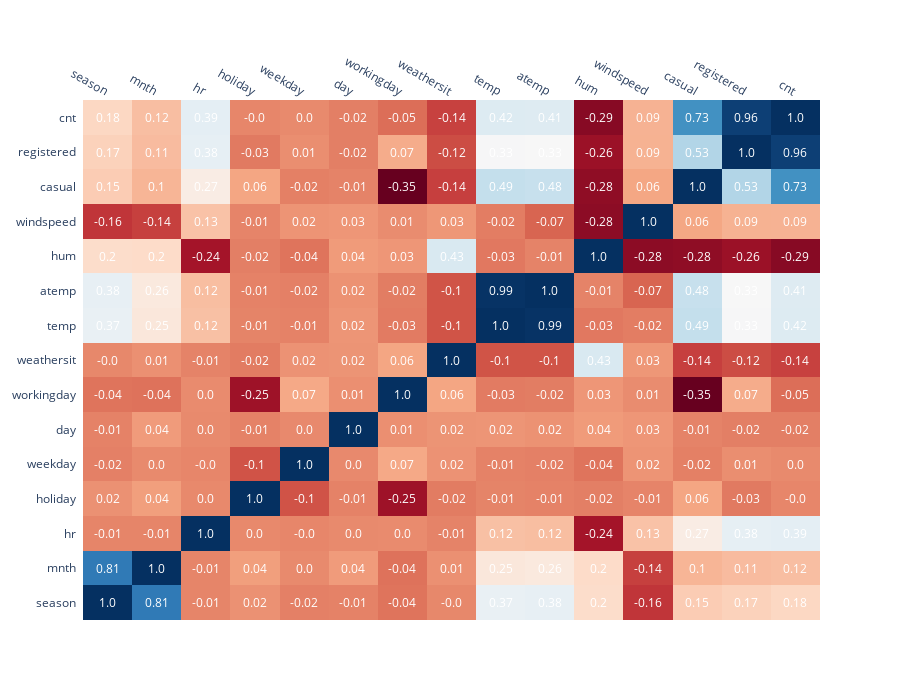

Notebook source saved alongside this figure:
### Markdown cell above
#### Multivariate Analysis

### Code cell
correlation = data[['season','mnth','hr','holiday', 'weekday','day','workingday','weathersit','temp','atemp','hum','windspeed','casual','registered','cnt']].corr()
xx = list(correlation.columns)
yy = list(correlation.index)
zz = np.array(correlation)

fig = ff.create_annotated_heatmap(
    zz,
    x = xx,
    y = yy ,
    annotation_text = np.around(zz, decimals=2),
    hoverinfo='z',
    colorscale='RdBu'
)

fig.update_layout(
    height=700,
    width = 900
)

### Figure 1 — Plotly figure (JSON) as saved in the notebook; plotly's stock layout.template omitted (floating-point values rounded to 4 significant figures; data arrays with more than 128 entries replaced by an {"elided": "..."} marker saying what was removed)
{"data": [{"colorscale": [[0, "rgb(103,0,31)"], [0.1, "rgb(178,24,43)"], [0.2, "rgb(214,96,77)"], [0.3, "rgb(244,165,130)"], [0.4, "rgb(253,219,199)"], [0.5, "rgb(247,247,247)"], [0.6, "rgb(209,229,240)"], [0.7, "rgb(146,197,222)"], [0.8, "rgb(67,147,195)"], [0.9, "rgb(33,102,172)"], [1, "rgb(5,48,97)"]], "hoverinfo": "z", "reversescale": false, "showscale": false, "type": "heatmap", "x": ["season", "mnth", "hr", "holiday", "weekday", "day", "workingday", "weathersit", "temp", "atemp", "hum", "windspeed", "casual", "registered", "cnt"], "y": ["season", "mnth", "hr", "holiday", "weekday", "day", "workingday", "weathersit", "temp", "atemp", "hum", "windspeed", "casual", "registered", "cnt"], "z": {"elided": "15x15 float values"}}], "layout": {"annotations": [{"font": {"color": "#FFFFFF"}, "showarrow": false, "text": "1.0", "x": "season", "xref": "x", "y": "season", "yref": "y"}, {"font": {"color": "#FFFFFF"}, "showarrow": false, "text": "0.81", "x": "mnth", "xref": "x", "y": "season", "yref": "y"}, {"font": {"color": "#FFFFFF"}, "showarrow": false, "text": "-0.01", "x": "hr", "xref": "x", "y": "season", "yref": "y"}, {"font": {"color": "#FFFFFF"}, "showarrow": false, "text": "0.02", "x": "holiday", "xref": "x", "y": "season", "yref": "y"}, {"font": {"color": "#FFFFFF"}, "showarrow": false, "text": "-0.02", "x": "weekday", "xref": "x", "y": "season", "yref": "y"}, {"font": {"color": "#FFFFFF"}, "showarrow": false, "text": "-0.01", "x": "day", "xref": "x", "y": "season", "yref": "y"}, {"font": {"color": "#FFFFFF"}, "showarrow": false, "text": "-0.04", "x": "workingday", "xref": "x", "y": "season", "yref": "y"}, {"font": {"color": "#FFFFFF"}, "showarrow": false, "text": "-0.0", "x": "weathersit", "xref": "x", "y": "season", "yref": "y"}, {"font": {"color": "#FFFFFF"}, "showarrow": false, "text": "0.37", "x": "temp", "xref": "x", "y": "season", "yref": "y"}, {"font": {"color": "#FFFFFF"}, "showarrow": false, "text": "0.38", "x": "atemp", "xref": "x", "y": "season", "yref": "y"}, {"font": {"color": "#FFFFFF"}, "showarrow": false, "text": "0.2", "x": "hum", "xref": "x", "y": "season", "yref": "y"}, {"font": {"color": "#FFFFFF"}, "showarrow": false, "text": "-0.16", "x": "windspeed", "xref": "x", "y": "season", "yref": "y"}, {"font": {"color": "#FFFFFF"}, "showarrow": false, "text": "0.15", "x": "casual", "xref": "x", "y": "season", "yref": "y"}, {"font": {"color": "#FFFFFF"}, "showarrow": false, "text": "0.17", "x": "registered", "xref": "x", "y": "season", "yref": "y"}, {"font": {"color": "#FFFFFF"}, "showarrow": false, "text": "0.18", "x": "cnt", "xref": "x", "y": "season", "yref": "y"}, {"font": {"color": "#FFFFFF"}, "showarrow": false, "text": "0.81", "x": "season", "xref": "x", "y": "mnth", "yref": "y"}, {"font": {"color": "#FFFFFF"}, "showarrow": false, "text": "1.0", "x": "mnth", "xref": "x", "y": "mnth", "yref": "y"}, {"font": {"color": "#FFFFFF"}, "showarrow": false, "text": "-0.01", "x": "hr", "xref": "x", "y": "mnth", "yref": "y"}, {"font": {"color": "#FFFFFF"}, "showarrow": false, "text": "0.04", "x": "holiday", "xref": "x", "y": "mnth", "yref": "y"}, {"font": {"color": "#FFFFFF"}, "showarrow": false, "text": "0.0", "x": "weekday", "xref": "x", "y": "mnth", "yref": "y"}, {"font": {"color": "#FFFFFF"}, "showarrow": false, "text": "0.04", "x": "day", "xref": "x", "y": "mnth", "yref": "y"}, {"font": {"color": "#FFFFFF"}, "showarrow": false, "text": "-0.04", "x": "workingday", "xref": "x", "y": "mnth", "yref": "y"}, {"font": {"color": "#FFFFFF"}, "showarrow": false, "text": "0.01", "x": "weathersit", "xref": "x", "y": "mnth", "yref": "y"}, {"font": {"color": "#FFFFFF"}, "showarrow": false, "text": "0.25", "x": "temp", "xref": "x", "y": "mnth", "yref": "y"}, {"font": {"color": "#FFFFFF"}, "showarrow": false, "text": "0.26", "x": "atemp", "xref": "x", "y": "mnth", "yref": "y"}, {"font": {"color": "#FFFFFF"}, "showarrow": false, "text": "0.2", "x": "hum", "xref": "x", "y": "mnth", "yref": "y"}, {"font": {"color": "#FFFFFF"}, "showarrow": false, "text": "-0.14", "x": "windspeed", "xref": "x", "y": "mnth", "yref": "y"}, {"font": {"color": "#FFFFFF"}, "showarrow": false, "text": "0.1", "x": "casual", "xref": "x", "y": "mnth", "yref": "y"}, {"font": {"color": "#FFFFFF"}, "showarrow": false, "text": "0.11", "x": "registered", "xref": "x", "y": "mnth", "yref": "y"}, {"font": {"color": "#FFFFFF"}, "showarrow": false, "text": "0.12", "x": "cnt", "xref": "x", "y": "mnth", "yref": "y"}, {"font": {"color": "#FFFFFF"}, "showarrow": false, "text": "-0.01", "x": "season", "xref": "x", "y": "hr", "yref": "y"}, {"font": {"color": "#FFFFFF"}, "showarrow": false, "text": "-0.01", "x": "mnth", "xref": "x", "y": "hr", "yref": "y"}, {"font": {"color": "#FFFFFF"}, "showarrow": false, "text": "1.0", "x": "hr", "xref": "x", "y": "hr", "yref": "y"}, {"font": {"color": "#FFFFFF"}, "showarrow": false, "text": "0.0", "x": "holiday", "xref": "x", "y": "hr", "yref": "y"}, {"font": {"color": "#FFFFFF"}, "showarrow": false, "text": "-0.0", "x": "weekday", "xref": "x", "y": "hr", "yref": "y"}, {"font": {"color": "#FFFFFF"}, "showarrow": false, "text": "0.0", "x": "day", "xref": "x", "y": "hr", "yref": "y"}, {"font": {"color": "#FFFFFF"}, "showarrow": false, "text": "0.0", "x": "workingday", "xref": "x", "y": "hr", "yref": "y"}, {"font": {"color": "#FFFFFF"}, "showarrow": false, "text": "-0.01", "x": "weathersit", "xref": "x", "y": "hr", "yref": "y"}, {"font": {"color": "#FFFFFF"}, "showarrow": false, "text": "0.12", "x": "temp", "xref": "x", "y": "hr", "yref": "y"}, {"font": {"color": "#FFFFFF"}, "showarrow": false, "text": "0.12", "x": "atemp", "xref": "x", "y": "hr", "yref": "y"}, {"font": {"color": "#FFFFFF"}, "showarrow": false, "text": "-0.24", "x": "hum", "xref": "x", "y": "hr", "yref": "y"}, {"font": {"color": "#FFFFFF"}, "showarrow": false, "text": "0.13", "x": "windspeed", "xref": "x", "y": "hr", "yref": "y"}, {"font": {"color": "#FFFFFF"}, "showarrow": false, "text": "0.27", "x": "casual", "xref": "x", "y": "hr", "yref": "y"}, {"font": {"color": "#FFFFFF"}, "showarrow": false, "text": "0.38", "x": "registered", "xref": "x", "y": "hr", "yref": "y"}, {"font": {"color": "#FFFFFF"}, "showarrow": false, "text": "0.39", "x": "cnt", "xref": "x", "y": "hr", "yref": "y"}, {"font": {"color": "#FFFFFF"}, "showarrow": false, "text": "0.02", "x": "season", "xref": "x", "y": "holiday", "yref": "y"}, {"font": {"color": "#FFFFFF"}, "showarrow": false, "text": "0.04", "x": "mnth", "xref": "x", "y": "holiday", "yref": "y"}, {"font": {"color": "#FFFFFF"}, "showarrow": false, "text": "0.0", "x": "hr", "xref": "x", "y": "holiday", "yref": "y"}, {"font": {"color": "#FFFFFF"}, "showarrow": false, "text": "1.0", "x": "holiday", "xref": "x", "y": "holiday", "yref": "y"}, {"font": {"color": "#FFFFFF"}, "showarrow": false, "text": "-0.1", "x": "weekday", "xref": "x", "y": "holiday", "yref": "y"}, {"font": {"color": "#FFFFFF"}, "showarrow": false, "text": "-0.01", "x": "day", "xref": "x", "y": "holiday", "yref": "y"}, {"font": {"color": "#FFFFFF"}, "showarrow": false, "text": "-0.25", "x": "workingday", "xref": "x", "y": "holiday", "yref": "y"}, {"font": {"color": "#FFFFFF"}, "showarrow": false, "text": "-0.02", "x": "weathersit", "xref": "x", "y": "holiday", "yref": "y"}, {"font": {"color": "#FFFFFF"}, "showarrow": false, "text": "-0.01", "x": "temp", "xref": "x", "y": "holiday", "yref": "y"}, {"font": {"color": "#FFFFFF"}, "showarrow": false, "text": "-0.01", "x": "atemp", "xref": "x", "y": "holiday", "yref": "y"}, {"font": {"color": "#FFFFFF"}, "showarrow": false, "text": "-0.02", "x": "hum", "xref": "x", "y": "holiday", "yref": "y"}, {"font": {"color": "#FFFFFF"}, "showarrow": false, "text": "-0.01", "x": "windspeed", "xref": "x", "y": "holiday", "yref": "y"}, {"font": {"color": "#FFFFFF"}, "showarrow": false, "text": "0.06", "x": "casual", "xref": "x", "y": "holiday", "yref": "y"}, {"font": {"color": "#FFFFFF"}, "showarrow": false, "text": "-0.03", "x": "registered", "xref": "x", "y": "holiday", "yref": "y"}, {"font": {"color": "#FFFFFF"}, "showarrow": false, "text": "-0.0", "x": "cnt", "xref": "x", "y": "holiday", "yref": "y"}, {"font": {"color": "#FFFFFF"}, "showarrow": false, "text": "-0.02", "x": "season", "xref": "x", "y": "weekday", "yref": "y"}, {"font": {"color": "#FFFFFF"}, "showarrow": false, "text": "0.0", "x": "mnth", "xref": "x", "y": "weekday", "yref": "y"}, {"font": {"color": "#FFFFFF"}, "showarrow": false, "text": "-0.0", "x": "hr", "xref": "x", "y": "weekday", "yref": "y"}, {"font": {"color": "#FFFFFF"}, "showarrow": false, "text": "-0.1", "x": "holiday", "xref": "x", "y": "weekday", "yref": "y"}, {"font": {"color": "#FFFFFF"}, "showarrow": false, "text": "1.0", "x": "weekday", "xref": "x", "y": "weekday", "yref": "y"}, {"font": {"color": "#FFFFFF"}, "showarrow": false, "text": "0.0", "x": "day", "xref": "x", "y": "weekday", "yref": "y"}, {"font": {"color": "#FFFFFF"}, "showarrow": false, "text": "0.07", "x": "workingday", "xref": "x", "y": "weekday", "yref": "y"}, {"font": {"color": "#FFFFFF"}, "showarrow": false, "text": "0.02", "x": "weathersit", "xref": "x", "y": "weekday", "yref": "y"}, {"font": {"color": "#FFFFFF"}, "showarrow": false, "text": "-0.01", "x": "temp", "xref": "x", "y": "weekday", "yref": "y"}, {"font": {"color": "#FFFFFF"}, "showarrow": false, "text": "-0.02", "x": "atemp", "xref": "x", "y": "weekday", "yref": "y"}, {"font": {"color": "#FFFFFF"}, "showarrow": false, "text": "-0.04", "x": "hum", "xref": "x", "y": "weekday", "yref": "y"}, {"font": {"color": "#FFFFFF"}, "showarrow": false, "text": "0.02", "x": "windspeed", "xref": "x", "y": "weekday", "yref": "y"}, {"font": {"color": "#FFFFFF"}, "showarrow": false, "text": "-0.02", "x": "casual", "xref": "x", "y": "weekday", "yref": "y"}, {"font": {"color": "#FFFFFF"}, "showarrow": false, "text": "0.01", "x": "registered", "xref": "x", "y": "weekday", "yref": "y"}, {"font": {"color": "#FFFFFF"}, "showarrow": false, "text": "0.0", "x": "cnt", "xref": "x", "y": "weekday", "yref": "y"}, {"font": {"color": "#FFFFFF"}, "showarrow": false, "text": "-0.01", "x": "season", "xref": "x", "y": "day", "yref": "y"}, {"font": {"color": "#FFFFFF"}, "showarrow": false, "text": "0.04", "x": "mnth", "xref": "x", "y": "day", "yref": "y"}, {"font": {"color": "#FFFFFF"}, "showarrow": false, "text": "0.0", "x": "hr", "xref": "x", "y": "day", "yref": "y"}, {"font": {"color": "#FFFFFF"}, "showarrow": false, "text": "-0.01", "x": "holiday", "xref": "x", "y": "day", "yref": "y"}, {"font": {"color": "#FFFFFF"}, "showarrow": false, "text": "0.0", "x": "weekday", "xref": "x", "y": "day", "yref": "y"}, {"font": {"color": "#FFFFFF"}, "showarrow": false, "text": "1.0", "x": "day", "xref": "x", "y": "day", "yref": "y"}, {"font": {"color": "#FFFFFF"}, "showarrow": false, "text": "0.01", "x": "workingday", "xref": "x", "y": "day", "yref": "y"}, {"font": {"color": "#FFFFFF"}, "showarrow": false, "text": "0.02", "x": "weathersit", "xref": "x", "y": "day", "yref": "y"}, {"font": {"color": "#FFFFFF"}, "showarrow": false, "text": "0.02", "x": "temp", "xref": "x", "y": "day", "yref": "y"}, {"font": {"color": "#FFFFFF"}, "showarrow": false, "text": "0.02", "x": "atemp", "xref": "x", "y": "day", "yref": "y"}, {"font": {"color": "#FFFFFF"}, "showarrow": false, "text": "0.04", "x": "hum", "xref": "x", "y": "day", "yref": "y"}, {"font": {"color": "#FFFFFF"}, "showarrow": false, "text": "0.03", "x": "windspeed", "xref": "x", "y": "day", "yref": "y"}, {"font": {"color": "#FFFFFF"}, "showarrow": false, "text": "-0.01", "x": "casual", "xref": "x", "y": "day", "yref": "y"}, {"font": {"color": "#FFFFFF"}, "showarrow": false, "text": "-0.02", "x": "registered", "xref": "x", "y": "day", "yref": "y"}, {"font": {"color": "#FFFFFF"}, "showarrow": false, "text": "-0.02", "x": "cnt", "xref": "x", "y": "day", "yref": "y"}, {"font": {"color": "#FFFFFF"}, "showarrow": false, "text": "-0.04", "x": "season", "xref": "x", "y": "workingday", "yref": "y"}, {"font": {"color": "#FFFFFF"}, "showarrow": false, "text": "-0.04", "x": "mnth", "xref": "x", "y": "workingday", "yref": "y"}, {"font": {"color": "#FFFFFF"}, "showarrow": false, "text": "0.0", "x": "hr", "xref": "x", "y": "workingday", "yref": "y"}, {"font": {"color": "#FFFFFF"}, "showarrow": false, "text": "-0.25", "x": "holiday", "xref": "x", "y": "workingday", "yref": "y"}, {"font": {"color": "#FFFFFF"}, "showarrow": false, "text": "0.07", "x": "weekday", "xref": "x", "y": "workingday", "yref": "y"}, {"font": {"color": "#FFFFFF"}, "showarrow": false, "text": "0.01", "x": "day", "xref": "x", "y": "workingday", "yref": "y"}, {"font": {"color": "#FFFFFF"}, "showarrow": false, "text": "1.0", "x": "workingday", "xref": "x", "y": "workingday", "yref": "y"}, {"font": {"color": "#FFFFFF"}, "showarrow": false, "text": "0.06", "x": "weathersit", "xref": "x", "y": "workingday", "yref": "y"}, {"font": {"color": "#FFFFFF"}, "showarrow": false, "text": "-0.03", "x": "temp", "xref": "x", "y": "workingday", "yref": "y"}, {"font": {"color": "#FFFFFF"}, "showarrow": false, "text": "-0.02", "x": "atemp", "xref": "x", "y": "workingday", "yref": "y"}, {"font": {"color": "#FFFFFF"}, "showarrow": false, "text": "0.03", "x": "hum", "xref": "x", "y": "workingday", "yref": "y"}, {"font": {"color": "#FFFFFF"}, "showarrow": false, "text": "0.01", "x": "windspeed", "xref": "x", "y": "workingday", "yref": "y"}, {"font": {"color": "#FFFFFF"}, "showarrow": false, "text": "-0.35", "x": "casual", "xref": "x", "y": "workingday", "yref": "y"}, {"font": {"color": "#FFFFFF"}, "showarrow": false, "text": "0.07", "x": "registered", "xref": "x", "y": "workingday", "yref": "y"}, {"font": {"color": "#FFFFFF"}, "showarrow": false, "text": "-0.05", "x": "cnt", "xref": "x", "y": "workingday", "yref": "y"}, {"font": {"color": "#FFFFFF"}, "showarrow": false, "text": "-0.0", "x": "season", "xref": "x", "y": "weathersit", "yref": "y"}, {"font": {"color": "#FFFFFF"}, "showarrow": false, "text": "0.01", "x": "mnth", "xref": "x", "y": "weathersit", "yref": "y"}, {"font": {"color": "#FFFFFF"}, "showarrow": false, "text": "-0.01", "x": "hr", "xref": "x", "y": "weathersit", "yref": "y"}, {"font": {"color": "#FFFFFF"}, "showarrow": false, "text": "-0.02", "x": "holiday", "xref": "x", "y": "weathersit", "yref": "y"}, {"font": {"color": "#FFFFFF"}, "showarrow": false, "text": "0.02", "x": "weekday", "xref": "x", "y": "weathersit", "yref": "y"}, {"font": {"color": "#FFFFFF"}, "showarrow": false, "text": "0.02", "x": "day", "xref": "x", "y": "weathersit", "yref": "y"}, {"font": {"color": "#FFFFFF"}, "showarrow": false, "text": "0.06", "x": "workingday", "xref": "x", "y": "weathersit", "yref": "y"}, {"font": {"color": "#FFFFFF"}, "showarrow": false, "text": "1.0", "x": "weathersit", "xref": "x", "y": "weathersit", "yref": "y"}, {"font": {"color": "#FFFFFF"}, "showarrow": false, "text": "-0.1", "x": "temp", "xref": "x", "y": "weathersit", "yref": "y"}, {"font": {"color": "#FFFFFF"}, "showarrow": false, "text": "-0.1", "x": "atemp", "xref": "x", "y": "weathersit", "yref": "y"}, {"font": {"color": "#FFFFFF"}, "showarrow": false, "text": "0.43", "x": "hum", "xref": "x", "y": "weathersit", "yref": "y"}, {"font": {"color": "#FFFFFF"}, "showarrow": false, "text": "0.03", "x": "windspeed", "xref": "x", "y": "weathersit", "yref": "y"}, {"font": {"color": "#FFFFFF"}, "showarrow": false, "text": "-0.14", "x": "casual", "xref": "x", "y": "weathersit", "yref": "y"}, {"font": {"color": "#FFFFFF"}, "showarrow": false, "text": "-0.12", "x": "registered", "xref": "x", "y": "weathersit", "yref": "y"}, {"font": {"color": "#FFFFFF"}, "showarrow": false, "text": "-0.14", "x": "cnt", "xref": "x", "y": "weathersit", "yref": "y"}, {"font": {"color": "#FFFFFF"}, "showarrow": false, "text": "0.37", "x": "season", "xref": "x", "y": "temp", "yref": "y"}, {"font": {"color": "#FFFFFF"}, "showarrow": false, "text": "0.25", "x": "mnth", "xref": "x", "y": "temp", "yref": "y"}, {"font": {"color": "#FFFFFF"}, "showarrow": false, "text": "0.12", "x": "hr", "xref": "x", "y": "temp", "yref": "y"}, {"font": {"color": "#FFFFFF"}, "showarrow": false, "text": "-0.01", "x": "holiday", "xref": "x", "y": "temp", "yref": "y"}, {"font": {"color": "#FFFFFF"}, "showarrow": false, "text": "-0.01", "x": "weekday", "xref": "x", "y": "temp", "yref": "y"}, {"font": {"color": "#FFFFFF"}, "showarrow": false, "text": "0.02", "x": "day", "xref": "x", "y": "temp", "yref": "y"}, {"font": {"color": "#FFFFFF"}, "showarrow": false, "text": "-0.03", "x": "workingday", "xref": "x", "y": "temp", "yref": "y"}, {"font": {"color": "#FFFFFF"}, "showarrow": false, "text": "-0.1", "x": "weathersit", "xref": "x", "y": "temp", "yref": "y"}, {"font": {"color": "#FFFFFF"}, "showarrow": false, "text": "1.0", "x": "temp", "xref": "x", "y": "temp", "yref": "y"}, {"font": {"color": "#FFFFFF"}, "showarrow": false, "text": "0.99", "x": "atemp", "xref": "x", "y": "temp", "yref": "y"}, {"font": {"color": "#FFFFFF"}, "showarrow": false, "text": "-0.03", "x": "hum", "xref": "x", "y": "temp", "yref": "y"}, {"font": {"color": "#FFFFFF"}, "showarrow": false, "text": "-0.02", "x": "windspeed", "xref": "x", "y": "temp", "yref": "y"}, {"font": {"color": "#FFFFFF"}, "showarrow": false, "text": "0.49", "x": "casual", "xref": "x", "y": "temp", "yref": "y"}, {"font": {"color": "#FFFFFF"}, "showarrow": false, "text": "0.33", "x": "registered", "xref": "x", "y": "temp", "yref": "y"}, {"font": {"color": "#FFFFFF"}, "showarrow": false, "text": "0.42", "x": "cnt", "xref": "x", "y": "temp", "yref": "y"}, {"font": {"color": "#FFFFFF"}, "showarrow": false, "text": "0.38", "x": "season", "xref": "x", "y": "atemp", "yref": "y"}, {"font": {"color": "#FFFFFF"}, "showarrow": false, "text": "0.26", "x": "mnth", "xref": "x", "y": "atemp", "yref": "y"}, {"font": {"color": "#FFFFFF"}, "showarrow": false, "text": "0.12", "x": "hr", "xref": "x", "y": "atemp", "yref": "y"}, {"font": {"color": "#FFFFFF"}, "showarrow": false, "text": "-0.01", "x": "holiday", "xref": "x", "y": "atemp", "yref": "y"}, {"font": {"color": "#FFFFFF"}, "showarrow": false, "text": "-0.02", "x": "weekday", "xref": "x", "y": "atemp", "yref": "y"}, {"font": {"color": "#FFFFFF"}, "showarrow": false, "text": "0.02", "x": "day", "xref": "x", "y": "atemp", "yref": "y"}, {"font": {"color": "#FFFFFF"}, "showarrow": false, "text": "-0.02", "x": "workingday", "xref": "x", "y": "atemp", "yref": "y"}, {"font": {"color": "#FFFFFF"}, "showarrow": false, "text": "-0.1", "x": "weathersit", "xref": "x", "y": "atemp", "yref": "y"}, {"font": {"color": "#FFFFFF"}, "showarrow": false, "text": "0.99", "x": "temp", "xref": "x", "y": "atemp", "yref": "y"}, {"font": {"color": "#FFFFFF"}, "showarrow": false, "text": "1.0", "x": "atemp", "xref": "x", "y": "atemp", "yref": "y"}, {"font": {"color": "#FFFFFF"}, "showarrow": false, "text": "-0.01", "x": "hum", "xref": "x", "y": "atemp", "yref": "y"}, {"font": {"color": "#FFFFFF"}, "showarrow": false, "text": "-0.07", "x": "windspeed", "xref": "x", "y": "atemp", "yref": "y"}, {"font": {"color": "#FFFFFF"}, "showarrow": false, "text": "0.48", "x": "casual", "xref": "x", "y": "atemp", "yref": "y"}, {"font": {"color": "#FFFFFF"}, "showarrow": false, "text": "0.33", "x": "registered", "xref": "x", "y": "atemp", "yref": "y"}, {"font": {"color": "#FFFFFF"}, "showarrow": false, "text": "0.41", "x": "cnt", "xref": "x", "y": "atemp", "yref": "y"}, {"font": {"color": "#FFFFFF"}, "showarrow": false, "text": "0.2", "x": "season", "xref": "x", "y": "hum", "yref": "y"}, {"font": {"color": "#FFFFFF"}, "showarrow": false, "text": "0.2", "x": "mnth", "xref": "x", "y": "hum", "yref": "y"}, {"font": {"color": "#FFFFFF"}, "showarrow": false, "text": "-0.24", "x": "hr", "xref": "x", "y": "hum", "yref": "y"}, {"font": {"color": "#FFFFFF"}, "showarrow": false, "text": "-0.02", "x": "holiday", "xref": "x", "y": "hum", "yref": "y"}, {"font": {"color": "#FFFFFF"}, "showarrow": false, "text": "-0.04", "x": "weekday", "xref": "x", "y": "hum", "yref": "y"}, {"font": {"color": "#FFFFFF"}, "showarrow": false, "text": "0.04", "x": "day", "xref": "x", "y": "hum", "yref": "y"}, {"font": {"color": "#FFFFFF"}, "showarrow": false, "text": "0.03", "x": "workingday", "xref": "x", "y": "hum", "yref": "y"}, {"font": {"color": "#FFFFFF"}, "showarrow": false, "text": "0.43", "x": "weathersit", "xref": "x", "y": "hum", "yref": "y"}, {"font": {"color": "#FFFFFF"}, "showarrow": false, "text": "-0.03", "x": "temp", "xref": "x", "y": "hum", "yref": "y"}, {"font": {"color": "#FFFFFF"}, "showarrow": false, "text": "-0.01", "x": "atemp", "xref": "x", "y": "hum", "yref": "y"}, {"font": {"color": "#FFFFFF"}, "showarrow": false, "text": "1.0", "x": "hum", "xref": "x", "y": "hum", "yref": "y"}, {"font": {"color": "#FFFFFF"}, "showarrow": false, "text": "-0.28", "x": "windspeed", "xref": "x", "y": "hum", "yref": "y"}, {"font": {"color": "#FFFFFF"}, "showarrow": false, "text": "-0.28", "x": "casual", "xref": "x", "y": "hum", "yref": "y"}, {"font": {"color": "#FFFFFF"}, "showarrow": false, "text": "-0.26", "x": "registered", "xref": "x", "y": "hum", "yref": "y"}, {"font": {"color": "#FFFFFF"}, "showarrow": false, "text": "-0.29", "x": "cnt", "xref": "x", "y": "hum", "yref": "y"}, {"font": {"color": "#FFFFFF"}, "showarrow": false, "text": "-0.16", "x": "season", "xref": "x", "y": "windspeed", "yref": "y"}, {"font": {"color": "#FFFFFF"}, "showarrow": false, "text": "-0.14", "x": "mnth", "xref": "x", "y": "windspeed", "yref": "y"}, {"font": {"color": "#FFFFFF"}, "showarrow": false, "text": "0.13", "x": "hr", "xref": "x", "y": "windspeed", "yref": "y"}, {"font": {"color": "#FFFFFF"}, "showarrow": false, "text": "-0.01", "x": "holiday", "xref": "x", "y": "windspeed", "yref": "y"}, {"font": {"color": "#FFFFFF"}, "showarrow": false, "text": "0.02", "x": "weekday", "xref": "x", "y": "windspeed", "yref": "y"}, {"font": {"color": "#FFFFFF"}, "showarrow": false, "text": "0.03", "x": "day", "xref": "x", "y": "windspeed", "yref": "y"}, {"font": {"color": "#FFFFFF"}, "showarrow": false, "text": "0.01", "x": "workingday", "xref": "x", "y": "windspeed", "yref": "y"}, {"font": {"color": "#FFFFFF"}, "showarrow": false, "text": "0.03", "x": "weathersit", "xref": "x", "y": "windspeed", "yref": "y"}, {"font": {"color": "#FFFFFF"}, "showarrow": false, "text": "-0.02", "x": "temp", "xref": "x", "y": "windspeed", "yref": "y"}, {"font": {"color": "#FFFFFF"}, "showarrow": false, "text": "-0.07", "x": "atemp", "xref": "x", "y": "windspeed", "yref": "y"}, {"font": {"color": "#FFFFFF"}, "showarrow": false, "text": "-0.28", "x": "hum", "xref": "x", "y": "windspeed", "yref": "y"}, {"font": {"color": "#FFFFFF"}, "showarrow": false, "text": "1.0", "x": "windspeed", "xref": "x", "y": "windspeed", "yref": "y"}, {"font": {"color": "#FFFFFF"}, "showarrow": false, "text": "0.06", "x": "casual", "xref": "x", "y": "windspeed", "yref": "y"}, {"font": {"color": "#FFFFFF"}, "showarrow": false, "text": "0.09", "x": "registered", "xref": "x", "y": "windspeed", "yref": "y"}, {"font": {"color": "#FFFFFF"}, "showarrow": false, "text": "0.09", "x": "cnt", "xref": "x", "y": "windspeed", "yref": "y"}, {"font": {"color": "#FFFFFF"}, "showarrow": false, "text": "0.15", "x": "season", "xref": "x", "y": "casual", "yref": "y"}, {"font": {"color": "#FFFFFF"}, "showarrow": false, "text": "0.1", "x": "mnth", "xref": "x", "y": "casual", "yref": "y"}, {"font": {"color": "#FFFFFF"}, "showarrow": false, "text": "0.27", "x": "hr", "xref": "x", "y": "casual", "yref": "y"}, {"font": {"color": "#FFFFFF"}, "showarrow": false, "text": "0.06", "x": "holiday", "xref": "x", "y": "casual", "yref": "y"}, {"font": {"color": "#FFFFFF"}, "showarrow": false, "text": "-0.02", "x": "weekday", "xref": "x", "y": "casual", "yref": "y"}, {"font": {"color": "#FFFFFF"}, "showarrow": false, "text": "-0.01", "x": "day", "xref": "x", "y": "casual", "yref": "y"}, {"font": {"color": "#FFFFFF"}, "showarrow": false, "text": "-0.35", "x": "workingday", "xref": "x", "y": "casual", "yref": "y"}, {"font": {"color": "#FFFFFF"}, "showarrow": false, "text": "-0.14", "x": "weathersit", "xref": "x", "y": "casual", "yref": "y"}, {"font": {"color": "#FFFFFF"}, "showarrow": false, "text": "0.49", "x": "temp", "xref": "x", "y": "casual", "yref": "y"}, {"font": {"color": "#FFFFFF"}, "showarrow": false, "text": "0.48", "x": "atemp", "xref": "x", "y": "casual", "yref": "y"}, {"font": {"color": "#FFFFFF"}, "showarrow": false, "text": "-0.28", "x": "hum", "xref": "x", "y": "casual", "yref": "y"}, {"font": {"color": "#FFFFFF"}, "showarrow": false, "text": "0.06", "x": "windspeed", "xref": "x", "y": "casual", "yref": "y"}, {"font": {"color": "#FFFFFF"}, "showarrow": false, "text": "1.0", "x": "casual", "xref": "x", "y": "casual", "yref": "y"}, {"font": {"color": "#FFFFFF"}, "showarrow": false, "text": "0.53", "x": "registered", "xref": "x", "y": "casual", "yref": "y"}, {"font": {"color": "#FFFFFF"}, "showarrow": false, "text": "0.73", "x": "cnt", "xref": "x", "y": "casual", "yref": "y"}, {"font": {"color": "#FFFFFF"}, "showarrow": false, "text": "0.17", "x": "season", "xref": "x", "y": "registered", "yref": "y"}, {"font": {"color": "#FFFFFF"}, "showarrow": false, "text": "0.11", "x": "mnth", "xref": "x", "y": "registered", "yref": "y"}, {"font": {"color": "#FFFFFF"}, "showarrow": false, "text": "0.38", "x": "hr", "xref": "x", "y": "registered", "yref": "y"}, {"font": {"color": "#FFFFFF"}, "showarrow": false, "text": "-0.03", "x": "holiday", "xref": "x", "y": "registered", "yref": "y"}, {"font": {"color": "#FFFFFF"}, "showarrow": false, "text": "0.01", "x": "weekday", "xref": "x", "y": "registered", "yref": "y"}, {"font": {"color": "#FFFFFF"}, "showarrow": false, "text": "-0.02", "x": "day", "xref": "x", "y": "registered", "yref": "y"}, {"font": {"color": "#FFFFFF"}, "showarrow": false, "text": "0.07", "x": "workingday", "xref": "x", "y": "registered", "yref": "y"}, {"font": {"color": "#FFFFFF"}, "showarrow": false, "text": "-0.12", "x": "weathersit", "xref": "x", "y": "registered", "yref": "y"}, {"font": {"color": "#FFFFFF"}, "showarrow": false, "text": "0.33", "x": "temp", "xref": "x", "y": "registered", "yref": "y"}, {"font": {"color": "#FFFFFF"}, "showarrow": false, "text": "0.33", "x": "atemp", "xref": "x", "y": "registered", "yref": "y"}, {"font": {"color": "#FFFFFF"}, "showarrow": false, "text": "-0.26", "x": "hum", "xref": "x", "y": "registered", "yref": "y"}, {"font": {"color": "#FFFFFF"}, "showarrow": false, "text": "0.09", "x": "windspeed", "xref": "x", "y": "registered", "yref": "y"}, {"font": {"color": "#FFFFFF"}, "showarrow": false, "text": "0.53", "x": "casual", "xref": "x", "y": "registered", "yref": "y"}, {"font": {"color": "#FFFFFF"}, "showarrow": false, "text": "1.0", "x": "registered", "xref": "x", "y": "registered", "yref": "y"}, {"font": {"color": "#FFFFFF"}, "showarrow": false, "text": "0.96", "x": "cnt", "xref": "x", "y": "registered", "yref": "y"}, {"font": {"color": "#FFFFFF"}, "showarrow": false, "text": "0.18", "x": "season", "xref": "x", "y": "cnt", "yref": "y"}, {"font": {"color": "#FFFFFF"}, "showarrow": false, "text": "0.12", "x": "mnth", "xref": "x", "y": "cnt", "yref": "y"}, {"font": {"color": "#FFFFFF"}, "showarrow": false, "text": "0.39", "x": "hr", "xref": "x", "y": "cnt", "yref": "y"}, {"font": {"color": "#FFFFFF"}, "showarrow": false, "text": "-0.0", "x": "holiday", "xref": "x", "y": "cnt", "yref": "y"}, {"font": {"color": "#FFFFFF"}, "showarrow": false, "text": "0.0", "x": "weekday", "xref": "x", "y": "cnt", "yref": "y"}, {"font": {"color": "#FFFFFF"}, "showarrow": false, "text": "-0.02", "x": "day", "xref": "x", "y": "cnt", "yref": "y"}, {"font": {"color": "#FFFFFF"}, "showarrow": false, "text": "-0.05", "x": "workingday", "xref": "x", "y": "cnt", "yref": "y"}, {"font": {"color": "#FFFFFF"}, "showarrow": false, "text": "-0.14", "x": "weathersit", "xref": "x", "y": "cnt", "yref": "y"}, {"font": {"color": "#FFFFFF"}, "showarrow": false, "text": "0.42", "x": "temp", "xref": "x", "y": "cnt", "yref": "y"}, {"font": {"color": "#FFFFFF"}, "showarrow": false, "text": "0.41", "x": "atemp", "xref": "x", "y": "cnt", "yref": "y"}, {"font": {"color": "#FFFFFF"}, "showarrow": false, "text": "-0.29", "x": "hum", "xref": "x", "y": "cnt", "yref": "y"}, {"font": {"color": "#FFFFFF"}, "showarrow": false, "text": "0.09", "x": "windspeed", "xref": "x", "y": "cnt", "yref": "y"}, {"font": {"color": "#FFFFFF"}, "showarrow": false, "text": "0.73", "x": "casual", "xref": "x", "y": "cnt", "yref": "y"}, {"font": {"color": "#FFFFFF"}, "showarrow": false, "text": "0.96", "x": "registered", "xref": "x", "y": "cnt", "yref": "y"}, {"font": {"color": "#FFFFFF"}, "showarrow": false, "text": "1.0", "x": "cnt", "xref": "x", "y": "cnt", "yref": "y"}], "height": 700, "width": 900, "xaxis": {"dtick": 1, "gridcolor": "rgb(0, 0, 0)", "side": "top", "ticks": ""}, "yaxis": {"dtick": 1, "ticks": "", "ticksuffix": "  "}}}
